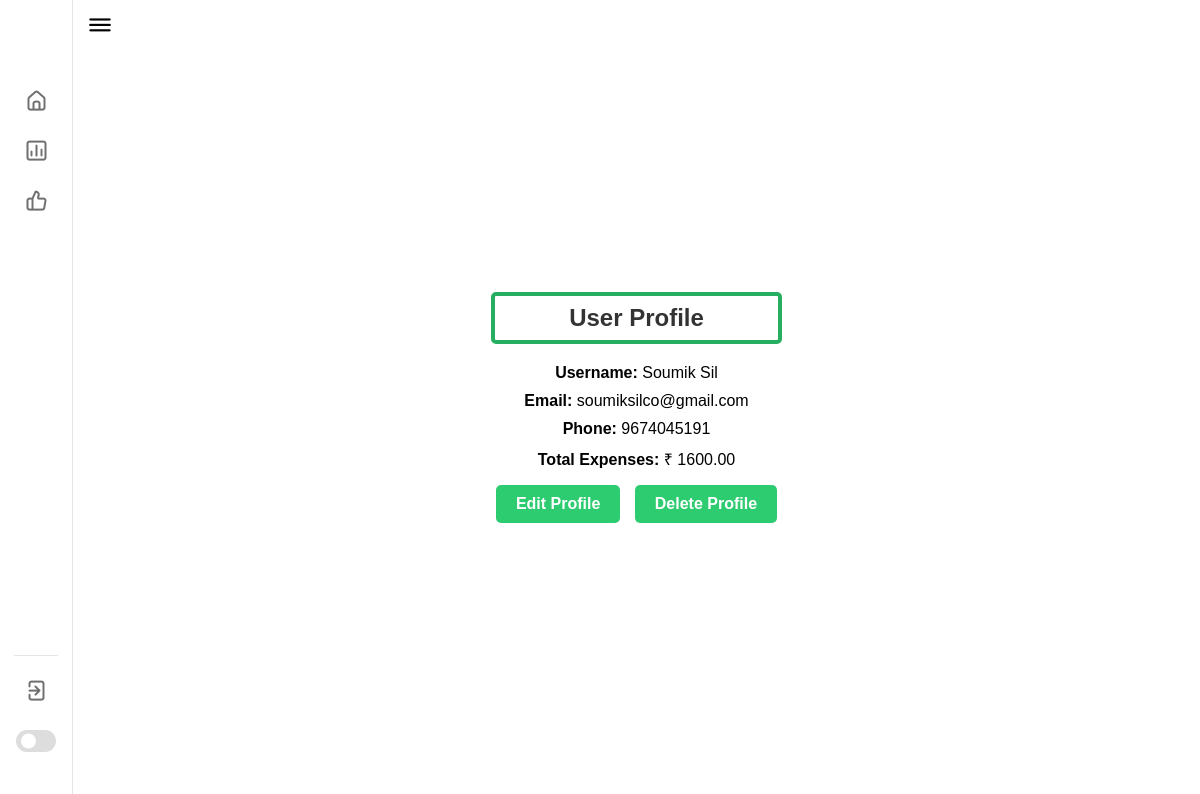
The page /dashboard/user.php (signed in) on the database its author committed.
### tables this page shows
CREATE TABLE `users` (
  `id` int(20) NOT NULL,
  `fname` varchar(30) NOT NULL,
  `lname` varchar(20) NOT NULL,
  `email` varchar(50) NOT NULL,
  `phone` varchar(10) DEFAULT NULL,
  `password` varchar(30) NOT NULL,
  `expense_limit` varchar(10) DEFAULT '1000'
);

### dashboard/user.php (the view, shortened to what this page needs)
<?php
include '../connectDB.php';
?>
<!DOCTYPE html>
<html lang="en">
<head>
    <link rel="stylesheet" href="../assets/css/dashboard.css">
    <link rel="stylesheet" href="../assets/css/modal.css">
    <link rel="stylesheet" href="https://unicons.iconscout.com/release/v4.0.0/css/line.css">
</head>
<body>
    <nav>
        <div class="logo-name">
        </div>
        <div class="menu-items">
            <ul class="nav-links">
                <li><a href="dashboard.php">
                        <i class="uil uil-estate"></i>
                    </a></li>
                <li><a href="expenses.php">
                        <i class="uil uil-chart"></i>
                    </a></li>
                <li><a href="user.php">
                        <i class="uil uil-thumbs-up"></i>
                    </a></li>
            </ul>
            <ul class="logout-mode">
                <li><a href="logout.php">
                        <i class="uil uil-signout"></i>
                    </a></li>
                <li class="mode">
                    <a href="#">
                    </a>
                    <div class="mode-toggle">
                        <span class="switch"></span>
                    </div>
                </li>
            </ul>
        </div>
    </nav>
    <section class="dashboard">
        <div class="top">
            <i class="uil uil-bars sidebar-toggle"></i>
        </div>
        <div class="dash-content profile-info">
            <?php
            $id = $_SESSION['id'];
            $sql = "SELECT * FROM users WHERE id = '$id'";
            $result = mysqli_query($con, $sql);
            if (mysqli_num_rows($result) > 0) {
                $row = mysqli_fetch_assoc($result);
                $id = $row['id'];
                $fname = $row['fname'];
                $lname = $row['lname'];
                $email = $row['email'];
                $phone = 0;
                if (!empty($row['phone']))
                    $phone = $row['phone'];
                $totalExpenses = 0;
                $sql = "SELECT SUM(expense_amount) AS total_expenses FROM expenses WHERE user_id = '$id'";
                $result = mysqli_query($con, $sql);
                if ($result) {
                    $exp_row = mysqli_fetch_assoc($result);
                    $totalExpenses = $exp_row['total_expenses'];
                }
                echo '<h2 id="profile-head">User Profile</h2>';
                echo '<div class="profile-info">';
                echo '<p><strong>Username:</strong> ' . $fname . ' ' . $lname . '</p>';
                echo '<p><strong>Email:</strong> ' . $email . '</p>';
                if ($phone != 0)
                    echo '<p><strong>Phone:</strong> ' . $phone . '</p>';
                if ($totalExpenses == 0)
                    echo '<p><strong>No Expenses yet.</strong></p>';
                else
                    echo '<p><strong>Total Expenses:</strong> ₹ ' . $totalExpenses . '</p>';
                echo '<button class="edit-profile-btn open-modal" data-open="modal_upd_user"">Edit Profile</button>';
                echo '
                <button type="submit" class="edit-profile-btn open-modal" data-open="modal_del_user">Delete Profile</button>';
                echo '</div>';
            } else {
                echo "User not found.";
            }
            ?>
        </div>
    </section>
</body>
</html>

### assets/css/dashboard.css (style rules this page uses)
* { margin: 0; padding: 0; box-sizing: border-box; font-family: 'REM', sans-serif; }
:root { --primary-color: #27ae60; --panel-color: #FFF; --text-color: #000; --black-light-color: #707070; --border-color: #e6e5e5; --toggle-color: #DDD; --box1-color: #90e0b2; --box2-color: #beefd3; --box3-color: #dfe8e2; --title-icon-color: #fff; --tran-05: all 0.5s ease; --tran-03: all 0.3s ease; --tran-03: all 0.2s ease; }
body { overflow-x: hidden; }
nav { position: fixed; top: 0; left: 0; height: 100%; width: 250px; padding: 10px 14px; background-color: var(--panel-color); border-right: 1px solid var(--border-color); transition: var(--tran-05); }
nav .logo-name { display: flex; align-items: center; }
nav .menu-items { margin-top: 40px; height: calc(100% - 90px); display: flex; flex-direction: column; justify-content: space-between; }
.menu-items li { list-style: none; }
.menu-items li a { display: flex; align-items: center; height: 50px; text-decoration: none; position: relative; }
.menu-items li a i { font-size: 24px; min-width: 45px; height: 100%; display: flex; align-items: center; justify-content: center; color: var(--black-light-color); }
.menu-items .logout-mode { padding-top: 10px; border-top: 1px solid var(--border-color); }
.menu-items .mode { display: flex; align-items: center; white-space: nowrap; }
.menu-items .mode-toggle { position: absolute; right: 14px; height: 50px; min-width: 45px; display: flex; align-items: center; justify-content: center; cursor: pointer; }
.mode-toggle .switch { position: relative; display: inline-block; height: 22px; width: 40px; border-radius: 25px; background-color: var(--toggle-color); }
.switch:before { content: ""; position: absolute; left: 5px; top: 50%; transform: translateY(-50%); height: 15px; width: 15px; background-color: var(--panel-color); border-radius: 50%; transition: var(--tran-03); }
.dashboard { position: relative; left: 250px; background-color: var(--panel-color); min-height: 100vh; width: calc(100% - 250px); padding: 10px 14px; transition: var(--tran-05); }
.dashboard .top { position: fixed; top: 0; left: 250px; display: flex; width: calc(100% - 250px); justify-content: space-between; align-items: center; padding: 10px 14px; background-color: var(--panel-color); transition: var(--tran-05); z-index: 10; }
.dashboard .top .sidebar-toggle { font-size: 26px; color: var(--text-color); cursor: pointer; }
@media (max-width: 1300px) { nav { width: 73px; } }
@media (max-width: 1300px) { nav ~ .dashboard { left: 73px; width: calc(100% - 73px); } }
@media (max-width: 1300px) { nav ~ .dashboard .top { left: 73px; width: calc(100% - 73px); } }
#profile-head { padding: 8px; border: 4px solid #27ae60; border-radius: 5px; }

### assets/css/modal.css (style rules this page uses)
:root { --lightgray: #efefef; --tealgreen: #2ecc71; --white: #fff; --black: rgba(0, 0, 0, 0.8); --bounceEasing: cubic-bezier(0.51, 0.92, 0.24, 1.15); }
a { color: inherit; text-decoration: none; }
button { cursor: pointer; background: transparent; border: none; outline: none; font-size: inherit; }
.open-modal { font-weight: bold; background: var(--tealgreen); color: var(--white); padding: 0.75rem 1.75rem; margin-bottom: 1rem; border-radius: 5px; }

### dashboard/user.php (style rules this page uses)
body { display: flex; flex-direction: column; justify-content: center; height: 100vh; margin: 0; padding: 0; }
.dashboard { display: flex; flex-direction: column; justify-content: center; align-items: center; }
.profile-info { text-align: center; }
h2 { color: #333; }
.profile-info { margin-top: 20px; }
.profile-info p { margin: 10px 0; }
.profile-info strong { font-weight: bold; }
.profile-info .edit-profile-btn { display: inline-block; background-color: #2ecc71; color: #fff; padding: 10px 20px; border: none; border-radius: 5px; text-decoration: none; }
.edit-profile-btn { margin: 5px; font-size: 1rem; font-weight: 600; }

### rows shown on the page
users: fname "Soumik", lname "Sil", email "soumiksilco@gmail.com", phone "9674045191"

### other values the page prints
$totalExpenses "1600.00"
